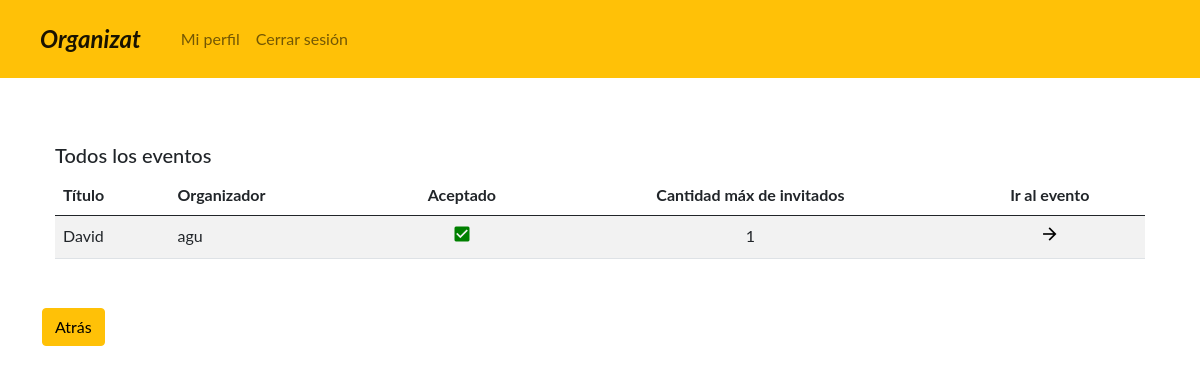
/profile/events/ (signed in), run on an earlier commit of the app's database.
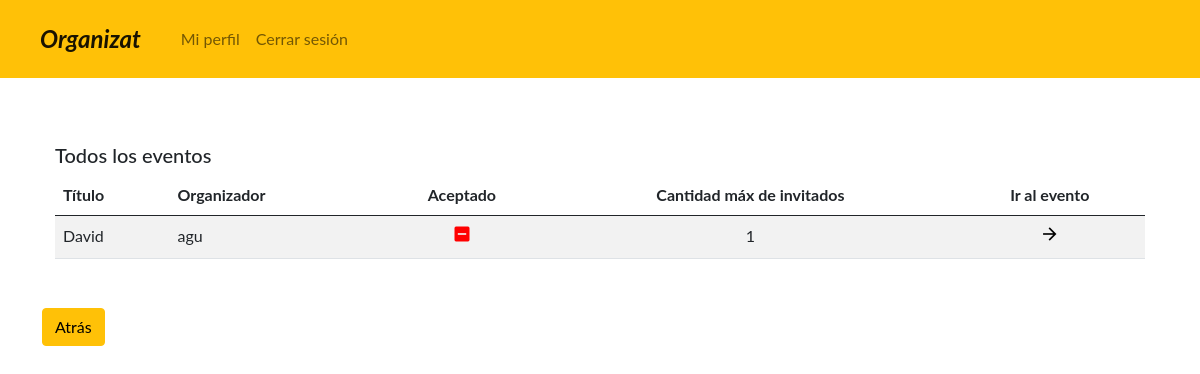
And on a later commit of the database.
### administrador/models.py (models this page shows, shortened)
class Invitation(models.Model):
    user = models.ForeignKey(User, on_delete=models.CASCADE, verbose_name="Integrate")
    event = models.ForeignKey(Event, on_delete=models.CASCADE, verbose_name="Evento")
    accepted_event = models.BooleanField(default=False, verbose_name="Aceptado")
    class Meta:
        verbose_name = 'Invitacion'
        verbose_name_plural = 'Invitaciones'

class Event(models.Model):
    name = models.CharField(max_length=40, blank=True, null=False, verbose_name='Nombre')
    owner = models.ForeignKey(User, on_delete=models.CASCADE, verbose_name="Organizador")
    description = models.TextField(max_length=255, blank=True, null=False, verbose_name='Descripcion')
    date_event_start = models.DateTimeField(default=datetime.today(), verbose_name='Fecha de alta del evento')
    date_event_end = models.DateTimeField(default=datetime.today(), verbose_name='Fecha de baja del evento')
    location = models.CharField(max_length=255, blank=True, null=False, verbose_name='Ubicación')
    event_link = models.URLField(max_length=200, verbose_name='Link')
    state = models.CharField(max_length=10, choices=STATES_EVENTO_USUARIO, verbose_name='Estado', null=True)
    max_guests = models.IntegerField(verbose_name='Capacidad máxima de invitados')
    visibility = models.CharField(max_length=14, choices=VISIBILITIES, verbose_name='Visibilidad')
    class Meta:
        verbose_name = 'Evento'
        verbose_name_plural = 'Eventos'

### administrador/views.py (the view)
def event_listing(request):
    event_list = Invitation.objects.filter(user_id=request.user.id)
    paginator = Paginator(event_list, 1)
    page_number = request.GET.get('page')
    page_obj = paginator.get_page(page_number)
    return render(request, 'invitations-by-profile.html', {'page_obj': page_obj,
                                                            'invitations': paginator.object_list})

### templates/invitations-by-profile.html
{% extends 'base.html' %}
{% block content %}
<div class="container py-3 my-3">
    <div class="container border border-white py-3 my-3">
            <p class="h5">Todos los eventos</p>
            <div class="table-responsive table-wrapper-scroll-y my-custom-scrollbar">
                <table class="table table-striped table-hover">
                    {% if invitations %}
                    <thead>
                    <tr>
                        <th>Título</th>
                        <th>Organizador</th>
                        <th class="text-center">Aceptado</th>
                        <th class="text-center">Cantidad máx de invitados</th>
                        <th class="text-center">Ir al evento</th>
                    </tr>
                    </thead>
                    <tbody>
                    {% for invitation in invitations %}
                        <tr>
                            <td>{{invitation.event.name}}</td>
                            <td>{{invitation.user.username}}</td>
                            {% if invitation.accepted_event %}
                                <td class="text-center">
                                    <a class="text-decoration-none text-black" href="{% url 'event_down' request.user.id invitation.event.event_link %}">
                                        <i class="material-icons" style="font-size:20px;color:green">check_box</i>
                                    </a>
                                </td>
                            {% else %}
                                <td class="text-center">
                                    <a class="text-decoration-none text-black" href="{% url 'event_up' request.user.id invitation.event.event_link %}">
                                        <i class="material-icons" style="font-size:20px;color:red">indeterminate_check_box</i>
                                    </a>
                                </td>
                            {% endif %}
                            <td class="text-center">{{invitation.event.max_guests}}</td>
                            <td class="text-center">
                                <a class="text-decoration-none text-black" href="{% url 'event' invitation.event.event_link %}">
                                    <i class="material-icons" style="font-size:20px">arrow_forward</i>
                                </a>
                            </td>
                        </tr>
                    {% endfor %}
                    </tbody>
                    {% else %}
                    <thead>
                        <tr>
                            <th>No existen invitaciones a eventos registrados</th>
                        </tr>
                    </thead>
                    {% endif %}
                </table>
            </div>
        </div>
    <a href="{% url 'profile' request.user.id %}">
           <button type="button" class="btn btn-warning">Atrás</button>
       </a>
</div>
{% endblock %}

What changed in the data, as far as the page shows it:
changed Invitation "David": accepted_event True → False (drawn)
